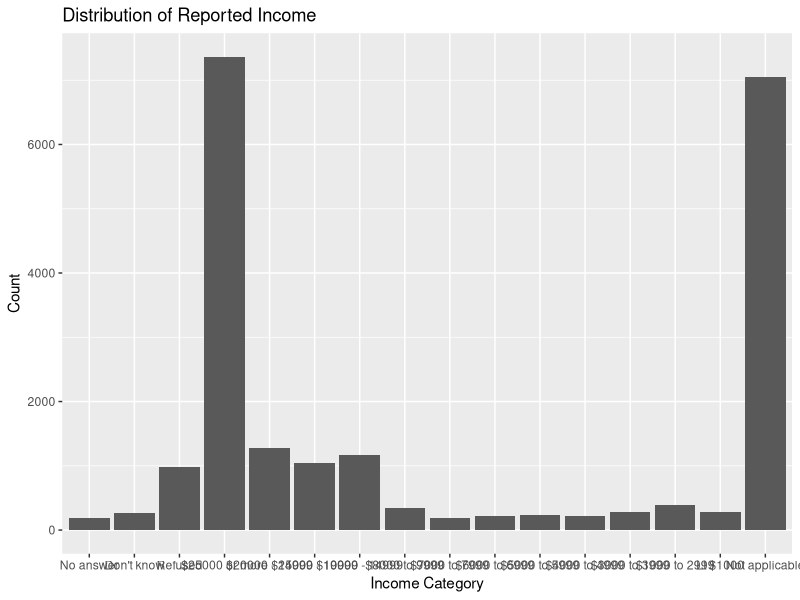
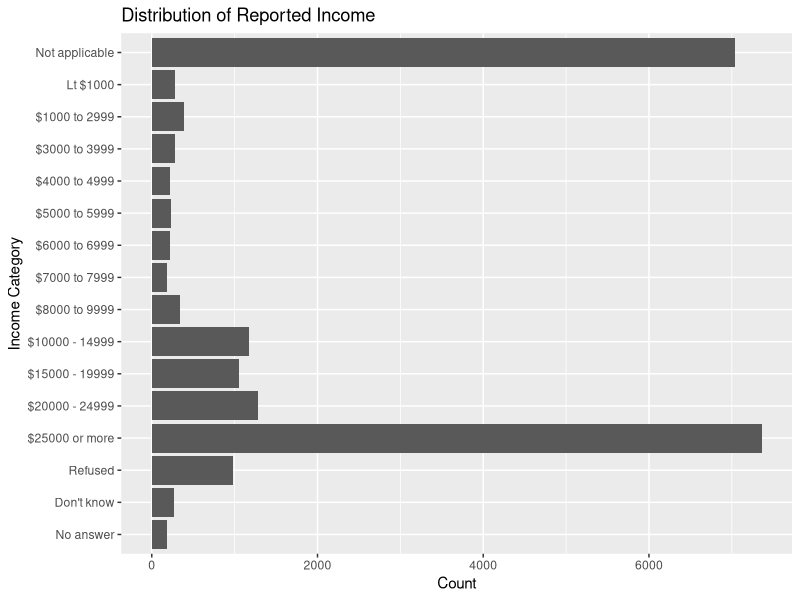
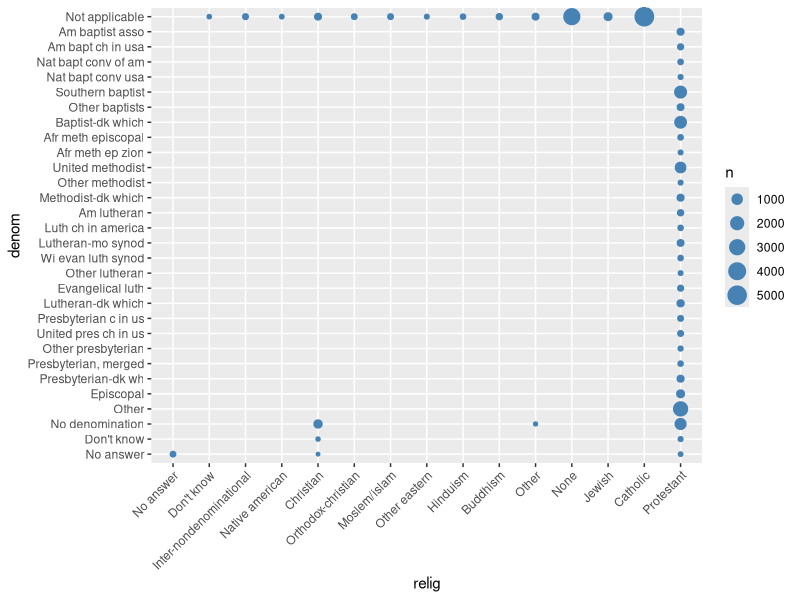
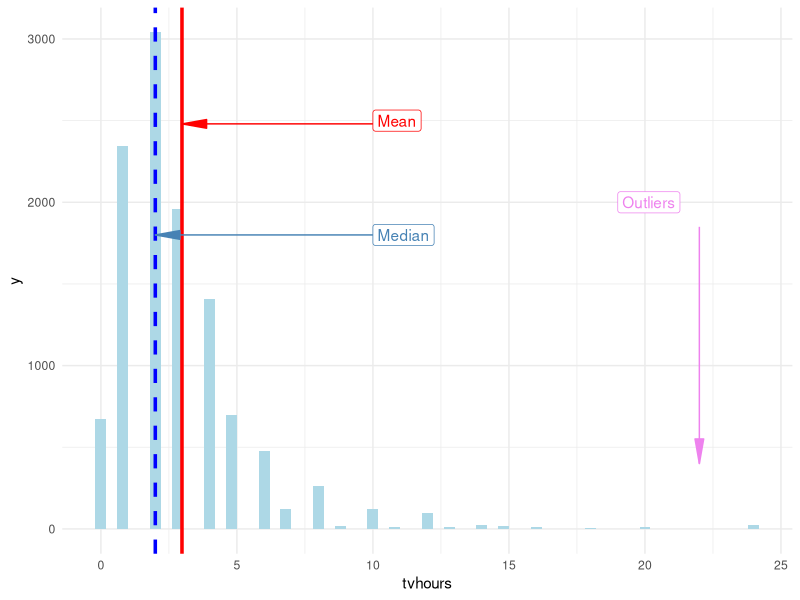
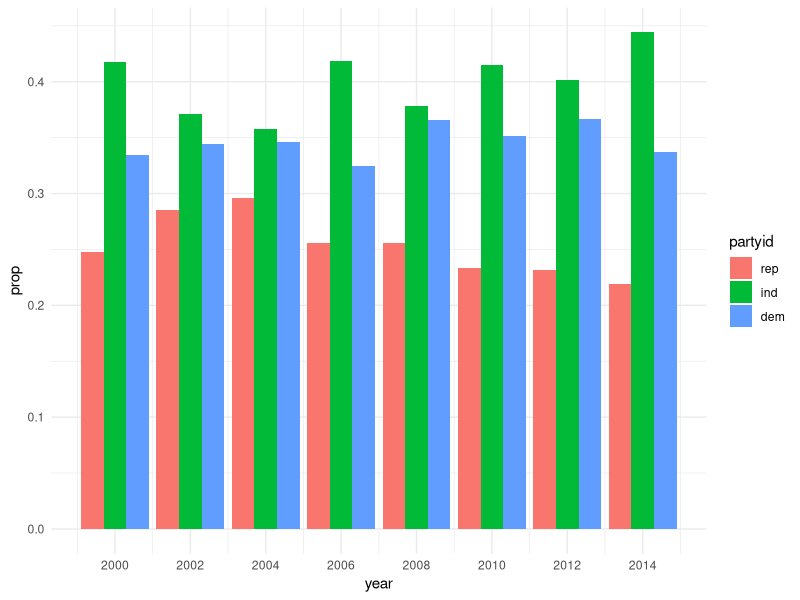

Recreate these plots in R, in order.
## ---- chunk 1
#| warning: false
#| layout-ncol: 2
#| fig-width: 5

library(ggplot2)
library(tidyverse)

# first plot: categories on the x-axis
gss_cat |> 
  count(rincome) |> 
  ggplot(aes(x = rincome, y = n )) + 
  geom_col() + 
  labs(title = "Distribution of Reported Income", x = "Income Category", y = "Count")

# second plot: categories on the y-axis
gss_cat |> 
  count(rincome) |> 
  ggplot(aes(x = n, y = rincome)) + 
  geom_col() + 
  labs(title = "Distribution of Reported Income", x = "Count", y = "Income Category" )
## ---- chunk 2
#| warning: false
#| layout-ncol: 2
#| fig-width: 5

# the most common religions
gss_cat |> 
  count(relig) |> 
  arrange(desc(n)) |> 
  head(5)

# the most common party affiliation
gss_cat |> 
  count(partyid) |> 
  arrange(desc(n)) |> 
  head(5)
## ---- chunk 3
# Count all combinations of religion and denomination
gss_cat |> 
  count(relig, denom) |> 
  # Remove the rows where denomination was marked "Not applicable"
  filter(denom != "Not applicable") |> 
  # Look at which religions remain
  distinct(relig)

gss_cat |> 
  count(relig, denom) |> 
  ggplot(aes(x = relig, y = denom, size = n)) +
  geom_point(color = "steelblue") +
  theme(axis.text.x = element_text(angle = 45, hjust = 1))
## ---- chunk 4
# Summary stats of tvhours
summary(gss_cat$tvhours)
## ---- chunk 5
# Distribution of tv hours along with its mean and median
ggplot(gss_cat, aes(x = tvhours))+
  geom_histogram(binwidth = 0.4, fill = 'lightblue')+
  geom_vline(
    xintercept = summary(gss_cat$tvhours)['Median'],
    color = "blue", linewidth = 1.2, linetype = "dashed"
  ) +
  geom_vline(
    xintercept = summary(gss_cat$tvhours)['Mean'],
    color = "red", linewidth = 1.2, linetype = "solid"
  ) +
  annotate(
    geom = "label", x = 10, y = 2500,
    label = "Mean",
    hjust = "left", color = "red"
  ) +
  annotate(
    geom = "segment",
    x = 10, y = 2480, xend = 2.98, yend = 2480, color = "red",
    arrow = arrow(type = "closed", angle = 10)
  ) +
  annotate(
    geom = "label", x = 10, y = 1800,
    label = "Median",
    hjust = "left", color = "steelblue"
  ) +
  annotate(
    geom = "segment",
    x = 10, y = 1800, xend = 2, yend = 1800, color = "steelblue",
    arrow = arrow(type = "closed", angle = 10)
  ) +
  annotate(
    geom = "label", x = 19, y = 2000,
    label = "Outliers",
    hjust = "left", color = "violet"
  ) +
  annotate(
    geom = "segment",
    x = 22, y = 1850, xend = 22, yend = 400, color = "violet",
    arrow = arrow(type = "closed", angle = 10)
  ) +
  theme_minimal()
## ---- chunk 6
gss_cat |>
  mutate(
    partyid = fct_collapse(partyid,
      "other" = c("No answer", "Don't know", "Other party"),
      "rep" = c("Strong republican", "Not str republican"),
      "ind" = c("Ind,near rep", "Independent", "Ind,near dem"),
      "dem" = c("Not str democrat", "Strong democrat")
    )
  ) |> 
  filter(partyid != "other") |> 
  count(year, partyid) |> 
  mutate(prop = n / sum(n), .by = year) |> 
  ggplot(aes(x = year, y = prop, fill = partyid)) +
  geom_col(position = "dodge") +
  scale_x_continuous(breaks = unique(gss_cat$year))+
  theme_minimal()
  
